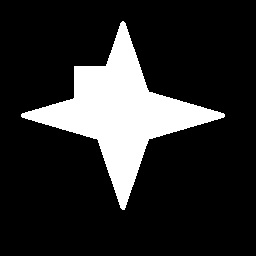
#> input picture Lab5/star_c.jpg, 256 x 256 px, found by its file name
$ python Lab5_1.py
#> lines starting #> are read from the running program, lines starting #| are printed output that depends on the picture; after the words box and inside, x2 and y2 are one past the last pixel; in counts of white or black regions, pixels touching at a corner belong together
import numpy as np
import cv2 as cv

# ==== 1) Моменты и центроид ====
img_gray = cv.imread('Lab5/star_c.jpg', cv.IMREAD_GRAYSCALE)
#> img_gray is the input picture: shape (256, 256); min 0, max 255, mean 43.2
assert img_gray is not None, "file could not be read, check with os.path.exists()"

# Для рисования — цветная версия
img_color = cv.cvtColor(img_gray, cv.COLOR_GRAY2BGR)

# Бинаризация
ret, thresh = cv.threshold(img_gray, 127, 255, 0)
#> thresh: shape (256, 256); 16.9% white; 1 white region

# Поиск контуров (OpenCV 4.x возвращает 2 значения)
contours, hierarchy = cv.findContours(thresh, cv.RETR_TREE, cv.CHAIN_APPROX_SIMPLE)
#> contours = 1 contour; box (x1, y1, x2, y2) and area: (21, 21, 225, 210) 10798
assert len(contours) > 0, "no contours found"
cnt = contours[0]
#> cnt = contour of 346 points, box (x1, y1, x2, y2) (21, 21, 225, 210), area 10798

M = cv.moments(cnt)
#> M = moments, m00 10797.5, centre m10/m00, m01/m00 = (120, 112.5)
print(M)
#> (printed output is left out)
cx = int(M['m10'] / M['m00']) if M['m00'] != 0 else 0
#> cx = 119
cy = int(M['m01'] / M['m00']) if M['m00'] != 0 else 0
#> cy = 112

# ==== 2-3) Площадь и периметр ====
area = cv.contourArea(cnt)
#> area = 10797.5
perimeter = cv.arcLength(cnt, True)
#> perimeter = 678.3

# ==== 4) Аппроксимация контура (алгоритм Дуглас–Пьюкер) ====
epsilon = 0.1 * cv.arcLength(cnt, True)
#> epsilon = 67.83
approx = cv.approxPolyDP(cnt, epsilon, True)
#> approx = [[122, 21], [21, 116], [124, 209], [224, 114]]

img_approx = img_color.copy()
cv.drawContours(img_approx, [cnt], -1, (0, 255, 0), 3)
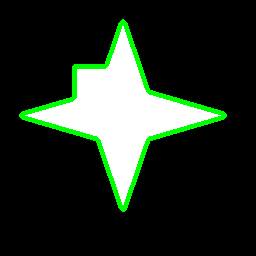
#> img_approx: shape (256, 256, 3); 4.59% of pixels changed, all inside (x1, y1, x2, y2) = (19, 19, 227, 212)

cv.imshow('Contour Approximation', img_approx)

# ==== 5-6) Выпуклая оболочка и проверка выпуклости ====
hull = cv.convexHull(cnt)
#> hull = contour of 12 points, box (x1, y1, x2, y2) (21, 21, 225, 210), area 19440
is_convex = cv.isContourConvex(cnt)
#> is_convex = False

# ==== 7a) Ось-ориентированный прямоугольник ====
x, y, w, h = cv.boundingRect(cnt)
#> x = 21; y = 21; w = 204; h = 189
cv.rectangle(img_color, (x, y), (x + w, y + h), (0, 255, 0), 2)

# ==== 7b) Вращаемый прямоугольник минимальной площади ====
rect = cv.minAreaRect(cnt)              # (center, (w,h), angle)
#> rect = ((122.5, 115), (139, 150.7), -47.39)
box = cv.boxPoints(rect)                # 4 угла
#> box = [[130.9, 217.2], [19.96, 115.1], [114.1, 12.81], [225, 114.9]]
box = box.astype(int)
#> box = [[130, 217], [19, 115], [114, 12], [225, 114]]
cv.drawContours(img_color, [box], 0, (0, 0, 255), 2)

# ==== 8) Минимальная описанная окружность ====
(xc, yc), radius = cv.minEnclosingCircle(cnt)
#> xc = 122.5; yc = 115; radius = 101.5
center = (int(xc), int(yc))
#> center = (122, 115)
radius = int(radius)
#> radius = 101
cv.circle(img_color, center, radius, (255, 0, 0), 2)

# ==== 9) Аппроксимация эллипсом ====
if len(cnt) >= 5:                       # fitEllipse требует >= 5 точек
    ellipse = cv.fitEllipse(cnt)
#> ellipse = ((120, 113), (137.4, 180.5), 125.4)
    cv.ellipse(img_color, ellipse, (0, 255, 255), 2)

# ==== 10) Подбор линии ====
rows, cols = img_gray.shape[:2]
#> rows = 256; cols = 256
[vx, vy, x0, y0] = cv.fitLine(cnt, cv.DIST_L2, 0, 0.01, 0.01)
#> vx = [0.983]; vy = [-0.186]; x0 = [125]; y0 = [117.4]
lefty = int((-x0 * vy / vx) + y0)
#> lefty = 141
righty = int(((cols - x0) * vy / vx) + y0)
#> righty = 92
cv.line(img_color, (cols - 1, righty), (0, lefty), (0, 255, 0), 2)
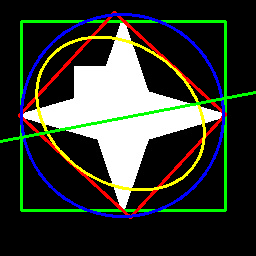
#> img_color: shape (256, 256, 3); mean B, G, R 48, 57.4, 52.4

# ==== Показ результатов ====
cv.imshow('Features', img_color)
cv.waitKey(0)
cv.destroyAllWindows()
